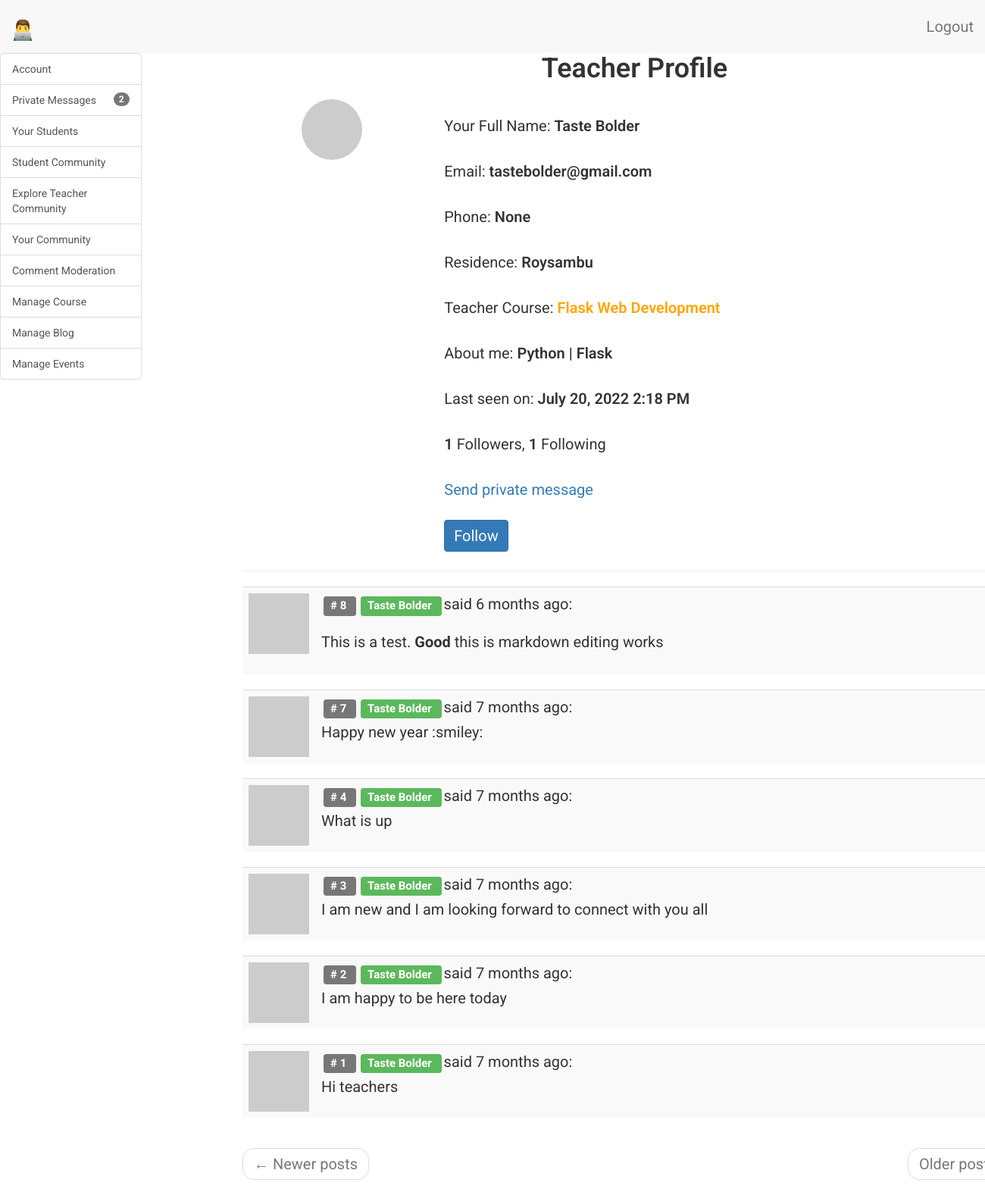
Page /teacher/profile/Taste Bolder (signed in) on the committed database.
### app/models.py (models this page shows, shortened)
class Teacher(UserMixin, db.Model):
    __tablename__ = 'teacher'
    id = db.Column(db.Integer, primary_key=True)
    teacher_full_name = db.Column(db.String(64), index=True, unique=True)
    teacher_email = db.Column(db.String(120), index=True, unique=True)
    teacher_phone = db.Column(db.String(120), index=True, unique=True)
    teacher_residence = db.Column(db.String(120), index=True)
    teacher_course = db.Column(db.String(120), index=True)
    teacher_about_me = db.Column(db.String(140))
    teacher_last_seen = db.Column(db.DateTime, default=datetime.utcnow)
    teacher_password_hash = db.Column(db.String(128))
    comments = db.relationship(
        'TeacherCommunityComment',
        backref='author',
        lazy='dynamic')
    course_overview = db.relationship(
        'WebDevelopmentOverview',
        backref='author',
        lazy='dynamic')
    table_of_contentes = db.relationship(
        'TableOfContents',
        backref='author',
        lazy='dynamic')
    chapter = db.relationship(
        'Chapter',
        backref='author',
        lazy='dynamic')
    chapter_quizzes = db.relationship(
        'ChapterQuiz',
        backref='author',
        lazy='dynamic')
    general_multiple_choices_quiz = db.relationship(
        'GeneralMultipleChoicesQuiz',
        backref='author',
        lazy='dynamic')
    blog_articles = db.relationship(
        'BlogArticles',
        backref='author',
        lazy='dynamic')
    events = db.relationship(
        'Events',
        backref='author',
        lazy='dynamic')
    messages_sent = db.relationship(
        'TeacherMessage',
        foreign_keys='TeacherMessage.sender_id',
        backref='author',
        lazy='dynamic')
    messages_received = db.relationship(
        'TeacherMessage',
        foreign_keys='TeacherMessage.recipient_id',
        backref='recipient',
        lazy='dynamic')
    last_message_read_time = db.Column(db.DateTime)
    notifications = db.relationship(
        'TeacherNotifications',
        backref='teacher',
        lazy='dynamic')
    def new_messages(self):
        last_read_time = self.last_message_read_time or datetime(1900, 1, 1)
        return TeacherMessage.query.filter_by(recipient=self).filter(
            TeacherMessage.timestamp > last_read_time).count()
    def avatar_teacher(self, size):
        digest = md5(self.teacher_email.lower().encode('utf-8')).hexdigest()
        return 'https://www.gravatar.com/avatar/{}?d=identicon&s={}'.format(
            digest, size)
    teacher_followed = db.relationship(
        'Teacher',
        secondary=teacher_followers,
        primaryjoin=(teacher_followers.c.follower_id == id),
        secondaryjoin=(teacher_followers.c.followed_id == id),
        backref=db.backref('teacher_followers', lazy='dynamic'), lazy='dynamic')
    def is_following(self, teacher):
        return self.teacher_followed.filter(
            teacher_followers.c.followed_id == teacher.id).count() > 0

class TeacherCommunityComment(db.Model):
    __tablename__ = 'teacher community comment'
    id = db.Column(db.Integer, primary_key=True)
    body = db.Column(db.String(140))
    body_html = db.Column(db.Text)
    timestamp = db.Column(db.DateTime, index=True, default=datetime.utcnow)
    teacher_id = db.Column(db.Integer, db.ForeignKey('teacher.id'))

### app/teacher/routes.py (the view)
@bp.route('/profile/<teacher_full_name>')
@login_required
def profile_teacher(teacher_full_name):
    teacher = Teacher.query.filter_by(teacher_full_name=teacher_full_name).first()
    page = request.args.get('page', 1, type=int)
    comments = teacher.comments.order_by(
        TeacherCommunityComment.timestamp.desc()).paginate(
            page, current_app.config['POSTS_PER_PAGE'], False)
    next_url = url_for(
        'teacher.profile_teacher', teacher_full_name=teacher_full_name,
        _anchor="teacher-comments",
        page=comments.next_num) \
        if comments.has_next else None
    prev_url = url_for(
        'teacher.profile_teacher', teacher_full_name=teacher_full_name,
        _anchor="teacher-comments",
        page=comments.prev_num) \
        if comments.has_prev else None
    form = EmptyForm()
    return render_template(
        'teacher/profile_teacher.html',
        teacher=teacher,
        comments=comments.items,
        next_url=next_url,
        prev_url=prev_url,
        form=form,
        title='Teacher Profile')

### app/teacher/forms.py
class EmptyForm(FlaskForm):
    submit = SubmitField('Post')

### app/models.py (called while the page is built)
@login.user_loader
def load_user(id):
    admin = Admin.query.get(int(id))
    teacher = Teacher.query.get(int(id))
    student = Student.query.get(int(id))
    parent = Parent.query.get(int(id))
    if admin:
        return admin
    elif teacher:
        return teacher
    elif student:
        return student
    elif parent:
        return parent
    else:
        return None

### app/teacher/routes.py (called while the page is built)
@bp.before_request
def before_request():
    if current_user.is_authenticated:
        current_user.teacher_last_seen = datetime.utcnow()
        db.session.commit()

### app/templates/teacher/profile_teacher.html (shortened to what this page needs)
{% extends 'base.html' %}
{% block app_content %}
    <div class="row">
        <div class="col-sm-12">
        </div>
    </div>
    <div class="row">
        <div class="col-sm-12 text-center">
            <H1>{{ title }}</H1>
        </div>
    </div>
    <div class="row">
        <div class="col-sm-3 text-center">
            <img src=" {{ teacher.avatar_teacher(128) }} " class="img-circle">
        </div>
        <div class="col-sm-9">
            <p>
                Your Full Name: <span style="font-weight: 600;">{{ teacher.teacher_full_name }}</span>
            </p>
            <p>
                Email: <span style="font-weight: 600;">{{ teacher.teacher_email }}</span>
            </p>
            <p>
                Phone: <span style="font-weight: 600;">{{ teacher.teacher_phone }}</span>
            </p>
            <p>
                Residence: <span style="font-weight: 600;">{{ teacher.teacher_residence }}</span>
            </p>
            <p>
                Teacher Course: <span style="font-weight: 600; color: orange;">{{ teacher.teacher_course }}</span>
            </p>
            {% if teacher.teacher_about_me %}
                <p>
                    About me: <span style="font-weight: 600;">{{ teacher.teacher_about_me }}</span>
                </p>
            {% endif %}
            {% if teacher.teacher_last_seen %}
                <p>
                    Last seen on: <span style="font-weight: 600;">{{ moment(teacher.teacher_last_seen).format('LLL') }}</span>
                </p>
            {% endif %}
            <p>
                <span style="font-weight: 600;">{{ teacher.teacher_followers.count() }}</span> Followers,
                <span style="font-weight: 600;">{{ teacher.teacher_followed.count() }}</span> Following
            </p>
            {% if teacher != current_user %}
                <p>
                    <a href="{{ url_for('teacher.send_messages', teacher_full_name=teacher.teacher_full_name, recipient=teacher.teacher_full_name) }}">
                        Send private message
                    </a>
                </p>
            {% endif %}
            {% if not teacher.is_following(teacher) %}
                <form action="{{ url_for('teacher.follow_teacher', teacher_full_name=teacher.teacher_full_name, another_teacher=another_teacher) }}" method="post">
                    {{ form.submit(value='Follow', class_='btn btn-primary') }}
                </form>
            {% else %}
                <form action="{{ url_for('teacher.unfollow_teacher', teacher_full_name=teacher.teacher_full_name, teacher=another_teacher) }}" method="post">
                    {{ form.hidden_tag() }}
                    {{ form.submit(value='Unfollow', class_='btn btn-primary') }}
                </form>
            {% endif %}
        </div>
    </div>
    <hr>
    <div class="row teacher">
        <div class="col-sm-12">
            {% for comment in comments %}
                {% include 'teacher/_comments_teachers.html' %}
            {% endfor %}
        </div>
    </div>
    <div class="row">
        <div class="col-sm-12">
            <nav aria-label="...">
                <ul class="pager">
                    <li class="previous{% if not prev_url %} disabled{% endif %}">
                        <a href="{{ prev_url or '#' }}">
                            <span aria-hidden="true">&larr;</span> Newer posts
                        </a>
                    </li>
                    <li class="next{% if not next_url %} disabled{% endif %}">
                        <a href="{{ next_url or '#' }}">
                            Older posts <span aria-hidden="true">&rarr;</span>
                        </a>
                    </li>
                </ul>
            </nav>
        </div>
    </div>
{% endblock %}

### app/templates/teacher/_comments_teachers.html
<table class="table table-striped">
    <tr valign='top'>
        <td width="30px">
            <a href=" {{ url_for('teacher.profile_teacher', teacher_full_name=comment.author.teacher_full_name) }} ">
                <img src=" {{ comment.author.avatar_teacher(30) }}  ">
            </a>
        </td>
        <td>
            <span class="comment-id label label-default"># {{ comment.id }} </span>
            <span class="teacher_popup">
                <a href="{{ url_for('teacher.profile_teacher', teacher_full_name=comment.author.teacher_full_name) }}">
                    <span class="label label-success"> {{ comment.author.teacher_full_name }} </span>
                </a>
            </span>
            said {{ moment(comment.timestamp).fromNow() }}:
            <br>
            <div class="comment-body">
                {% if comment.body_html %}
                    {{ comment.body_html | safe }}
                {% else %}
                    {{ comment.body }}
                {% endif %}
            </div>
        </td>
    </tr>
</table>

### app/static/css/main.css (style rules this page uses)
.label { margin: 3px; }
html, body { font-family: 'Roboto', sans-serif; }
h1 { padding-bottom: 10px; font-weight: 600; margin-top: 0px; padding-top: 0px; }
h2, h3, h4, h5, h6, p { margin-top: 0px; padding-top: 10px; padding-bottom: 10px; }
p, li { line-height: 30px; margin-top: 10px; margin-bottom: 10px; }
p, li, td, .btn, .btn-alt, .schedule-btn { font-size: 20px; }
.comment-body { margin-top: 5px; }
.btn { margin-top: 5px; margin-bottom: 5px; }

### rows in the picture
Teacher: teacher_full_name "Taste Bolder", teacher_email "tastebolder@gmail.com", teacher_phone "None", teacher_residence "Roysambu", teacher_course "Flask Web Development", teacher_about_me "Python | Flask", teacher_last_seen "July 20, 2022 2:18 PM"
TeacherCommunityComment: id "8", author.teacher_full_name "Taste Bolder", timestamp "6 months ago", body_html "This is a test. Good this is markdown editing works"
TeacherCommunityComment: id "7", author.teacher_full_name "Taste Bolder", timestamp "7 months ago", body "Happy new year :smiley:"
TeacherCommunityComment: id "4", author.teacher_full_name "Taste Bolder", timestamp "7 months ago", body "What is up"
TeacherCommunityComment: id "3", author.teacher_full_name "Taste Bolder", timestamp "7 months ago", body "I am new and I am looking forward to connect with you all"
TeacherCommunityComment: id "2", author.teacher_full_name "Taste Bolder", timestamp "7 months ago", body "I am happy to be here today"
TeacherCommunityComment: id "1", author.teacher_full_name "Taste Bolder", timestamp "7 months ago", body "Hi teachers"

### other values in the picture
{{ new_messages }} "2"
{{ title }} "Teacher Profile"
{{ teacher.teacher_followers.count() }} "1"
{{ teacher.teacher_followed.count() }} "1"
